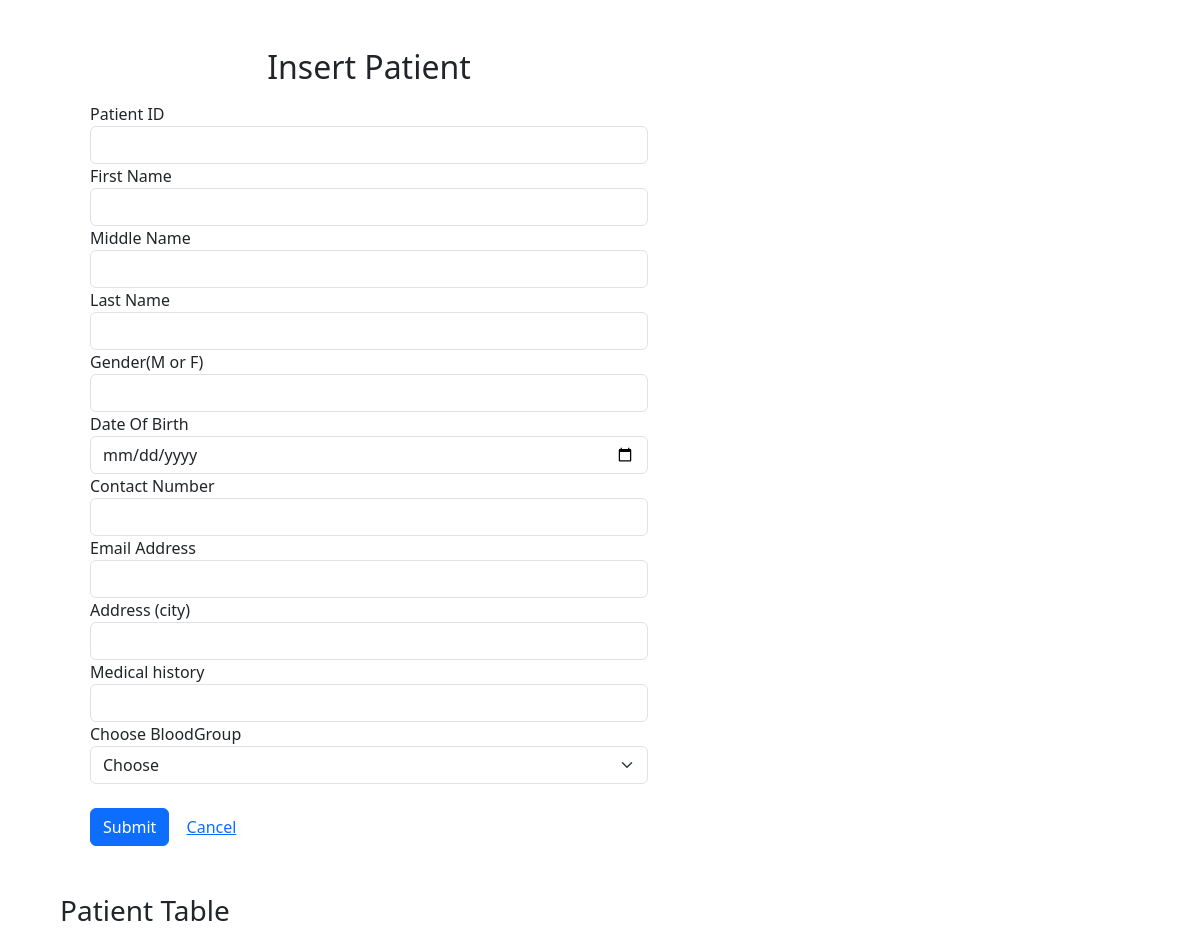
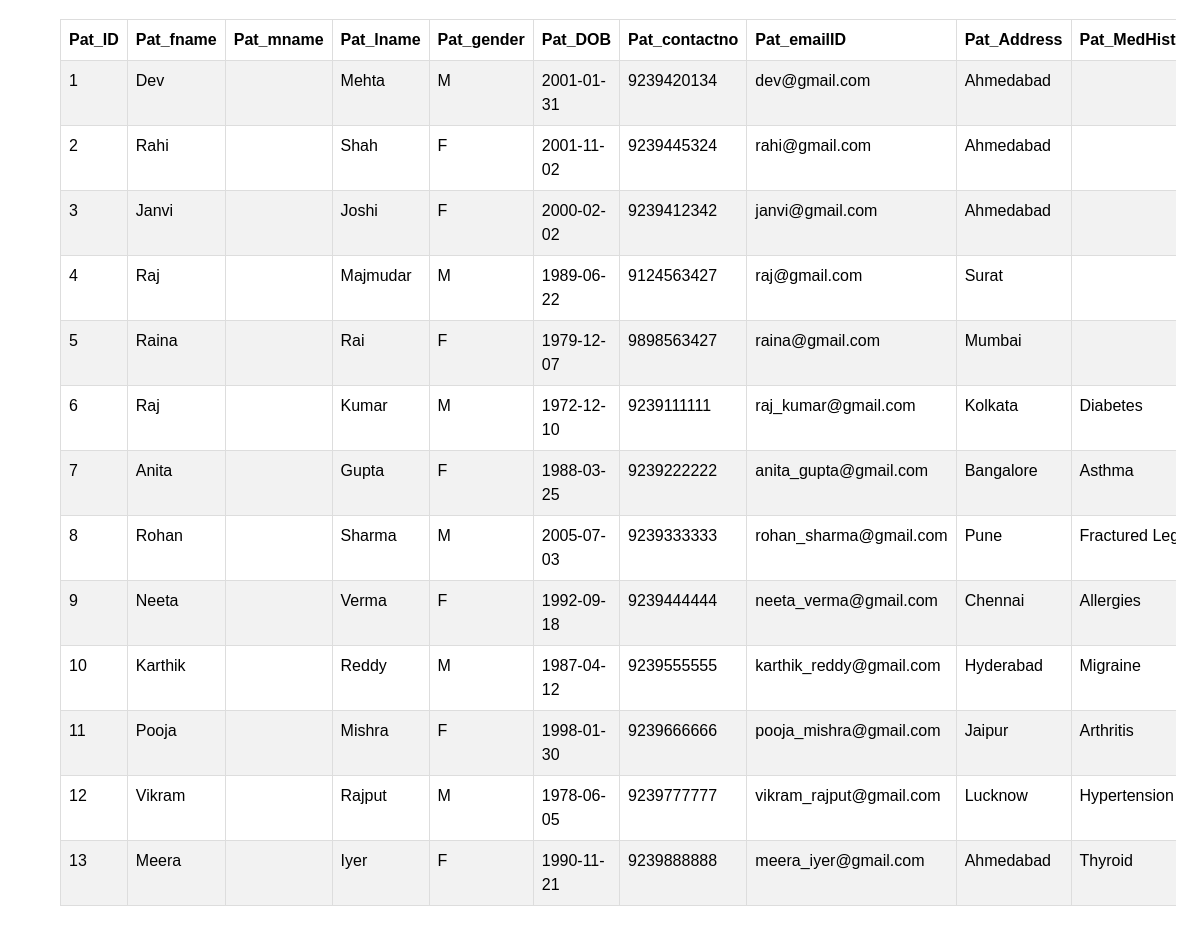
Screenshot of /Patient_personal_info.php with the database file from the repository (2 pictures, top to bottom).
### tables this page shows
CREATE TABLE `patient_personal_info` (
  `Pat_ID` int(11) NOT NULL,
  `Pat_fname` varchar(20) NOT NULL,
  `Pat_mname` varchar(20) DEFAULT NULL,
  `Pat_lname` varchar(20) NOT NULL,
  `Pat_gender` varchar(1) NOT NULL,
  `Pat_DOB` date NOT NULL,
  `Pat_contactno` bigint(20) NOT NULL,
  `Pat_emailID` varchar(50) DEFAULT NULL CHECK (`Pat_emailID` = lcase(`Pat_emailID`)),
  `Pat_Address` varchar(250) DEFAULT NULL,
  `Pat_MedHistory` varchar(500) DEFAULT NULL,
  `Pat_BloodGroup` varchar(10) NOT NULL
);

### Patient_personal_info.php (the view, shortened to what this page needs)
<!DOCTYPE html>
<html>
<head>
  <link href="https://cdn.jsdelivr.net/npm/bootstrap@5.3.2/dist/css/bootstrap.min.css" rel="stylesheet">
  <link rel="stylesheet" href="style.css" />
</head>
<body>
  <div class="container mt-5">
    <div class="col-md-6 mx-5">
      <h2 class="text-center my-3">Insert Patient</h2>
      <form method="post" action="insertPatientInfo.php">
        <div class="form-group">
          <label for="Pat_ID">Patient ID</label>
          <input type="number" class="form-control" id="Pat_ID" name="Pat_ID" required>
        </div>
        <div class="form-group">
          <label for="Pat_fname">First Name</label>
          <input type="text" class="form-control" id="Pat_fname" name="Pat_fname" required>
        </div>
        <div class="form-group">
          <label for="Pat_mname">Middle Name</label>
          <input type="text" class="form-control" id="Pat_mname" name="Pat_mname">
        </div>
        <div class="form-group">
          <label for="Pat_lname">Last Name</label>
          <input type="text" class="form-control" id="Pat_lname" name="Pat_lname">
        </div>
        <div class="form-group">
          <label for="Pat_gender">Gender(M or F)</label>
          <input type="text" class="form-control" id="Pat_gender" name="Pat_gender" required>
        </div>
        <div class="form-group">
          <label for="Pat_DOB">Date Of Birth</label>
          <input type="date" class="form-control" id="Pat_DOB" name="Pat_DOB" required>
        </div>
        <div class="form-group">
          <label for="Pat_contactno">Contact Number</label>
          <input type="tel" minlength="10" maxlength="10" class="form-control" id="Pat_contactno" name="Pat_contactno" required>
        </div>
        <div class="form-group">
          <label for="Pat_emailID">Email Address</label>
          <input type="email" class="form-control" id="Pat_emailID" name="Pat_emailID">
        </div>
        <div class="form-group">
          <label for="Pat_Address">Address (city)</label>
          <input type="text" class="form-control" id="Pat_Address" name="Pat_Address" required>
        </div>
        <div class="form-group">
          <label for="Pat_MedHistory">Medical history</label>
          <input type="text" class="form-control" id="Pat_MedHistory" name="Pat_MedHistory">
        </div>
        <label for="Pat_BloodGroup">Choose BloodGroup</label>
        <select class="form-select" aria-label="Default select example" name="Pat_BloodGroup" id="Pat_BloodGroup" required>
          <option selected>Choose</option>
        </select>
        <div class="form-group my-4">
          <button type="submit" class="btn btn-primary" name="save">Submit</button>
          <a class="btn btn-link ml-2" href="index.php">Cancel</a>
        </div>
      </form>
    </div>
  </div>
</body>
<div class="container my-5 mx-5">
  <h3 class="mb-4">Patient Table</h3>
  <?php
  include 'config.php';
  $sql = "SELECT * FROM Patient_personal_info";
  $result = mysqli_query($link, $sql);
  $num = mysqli_num_rows($result);
  if ($result) {
    if ($num > 0) {
      echo '<div class="table-responsive">';
      echo '<table class="table table-striped">';
      echo '<thead class="thead-dark">';
      echo '<tr>';
      echo '<th>Pat_ID</th>';
      echo '<th>Pat_fname</th>';
      echo '<th>Pat_mname</th>';
      echo '<th>Pat_lname</th>';
      echo '<th>Pat_gender</th>';
      echo '<th>Pat_DOB</th>';
      echo '<th>Pat_contactno</th>';
      echo '<th>Pat_emailID</th>';
      echo '<th>Pat_Address</th>';
      echo '<th>Pat_MedHistory</th>';
      echo '</tr>';
      echo '</thead>';
      echo '<tbody>';
      while ($row = mysqli_fetch_assoc($result)) {
        echo '<tr>';
        echo "<td>{$row['Pat_ID']}</td>";
        echo "<td>{$row['Pat_fname']}</td>";
        echo "<td>{$row['Pat_mname']}</td>";
        echo "<td>{$row['Pat_lname']}</td>";
        echo "<td>{$row['Pat_gender']}</td>";
        echo "<td>{$row['Pat_DOB']}</td>";
        echo "<td>{$row['Pat_contactno']}</td>";
        echo "<td>{$row['Pat_emailID']}</td>";
        echo "<td>{$row['Pat_Address']}</td>";
        echo "<td>{$row['Pat_MedHistory']}</td>";
        echo '</tr>';
      }
      echo '</tbody>';
      echo '</table>';
      echo '</div>';
    } else {
      echo "No patients were found.";
    }
  } else {
    die("Failed to fetch patients data.");
  }
  ?>
</div>

### style.css (style rules this page uses)
* { margin: 0; padding: 0; box-sizing: border-box; }
table { font-family: arial, sans-serif; border-collapse: collapse; width: 100%; }
td, th { border: 1px solid #dddddd; text-align: left; padding: 8px; }
tr:nth-child(even) { background-color: white; }

### rows the page displays
patient_personal_info: Pat_ID "1", Pat_fname "Dev", Pat_lname "Mehta", Pat_gender "M", Pat_DOB "2001-01-31", Pat_contactno "9239420134", Pat_emailID "dev@gmail.com", Pat_Address "Ahmedabad"
patient_personal_info: Pat_ID "2", Pat_fname "Rahi", Pat_lname "Shah", Pat_gender "F", Pat_DOB "2001-11-02", Pat_contactno "9239445324", Pat_emailID "rahi@gmail.com", Pat_Address "Ahmedabad"
patient_personal_info: Pat_ID "3", Pat_fname "Janvi", Pat_lname "Joshi", Pat_gender "F", Pat_DOB "2000-02-02", Pat_contactno "9239412342", Pat_emailID "janvi@gmail.com", Pat_Address "Ahmedabad"
patient_personal_info: Pat_ID "4", Pat_fname "Raj", Pat_lname "Majmudar", Pat_gender "M", Pat_DOB "1989-06-22", Pat_contactno "9124563427", Pat_emailID "raj@gmail.com", Pat_Address "Surat"
patient_personal_info: Pat_ID "5", Pat_fname "Raina", Pat_lname "Rai", Pat_gender "F", Pat_DOB "1979-12-07", Pat_contactno "9898563427", Pat_emailID "raina@gmail.com", Pat_Address "Mumbai"
patient_personal_info: Pat_ID "6", Pat_fname "Raj", Pat_lname "Kumar", Pat_gender "M", Pat_DOB "1972-12-10", Pat_contactno "9239111111", Pat_emailID "raj_kumar@gmail.com", Pat_Address "Kolkata", Pat_MedHistory "Diabetes"
patient_personal_info: Pat_ID "7", Pat_fname "Anita", Pat_lname "Gupta", Pat_gender "F", Pat_DOB "1988-03-25", Pat_contactno "9239222222", Pat_emailID "anita_gupta@gmail.com", Pat_Address "Bangalore", Pat_MedHistory "Asthma"
patient_personal_info: Pat_ID "8", Pat_fname "Rohan", Pat_lname "Sharma", Pat_gender "M", Pat_DOB "2005-07-03", Pat_contactno "9239333333", Pat_emailID "rohan_sharma@gmail.com", Pat_Address "Pune", Pat_MedHistory "Fractured…"
patient_personal_info: Pat_ID "9", Pat_fname "Neeta", Pat_lname "Verma", Pat_gender "F", Pat_DOB "1992-09-18", Pat_contactno "9239444444", Pat_emailID "neeta_verma@gmail.com", Pat_Address "Chennai", Pat_MedHistory "Allergies"
patient_personal_info: Pat_ID "10", Pat_fname "Karthik", Pat_lname "Reddy", Pat_gender "M", Pat_DOB "1987-04-12", Pat_contactno "9239555555", Pat_emailID "karthik_reddy@gmail.com", Pat_Address "Hyderabad", Pat_MedHistory "Migraine"
patient_personal_info: Pat_ID "11", Pat_fname "Pooja", Pat_lname "Mishra", Pat_gender "F", Pat_DOB "1998-01-30", Pat_contactno "9239666666", Pat_emailID "pooja_mishra@gmail.com", Pat_Address "Jaipur", Pat_MedHistory "Arthritis"
patient_personal_info: Pat_ID "12", Pat_fname "Vikram", Pat_lname "Rajput", Pat_gender "M", Pat_DOB "1978-06-05", Pat_contactno "9239777777", Pat_emailID "vikram_rajput@gmail.com", Pat_Address "Lucknow", Pat_MedHistory "Hypertension"
patient_personal_info: Pat_ID "13", Pat_fname "Meera", Pat_lname "Iyer", Pat_gender "F", Pat_DOB "1990-11-21", Pat_contactno "9239888888", Pat_emailID "meera_iyer@gmail.com", Pat_Address "Ahmedabad", Pat_MedHistory "Thyroid"
